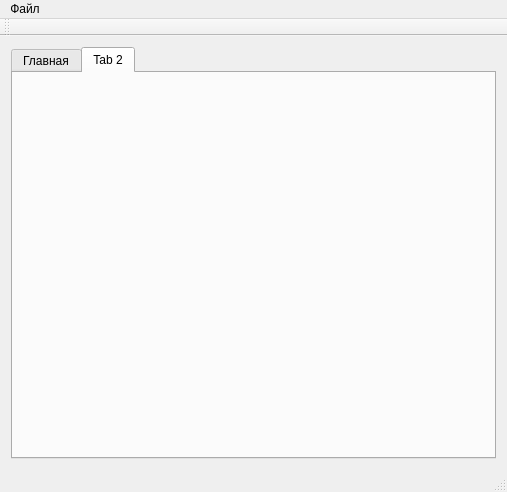
<?xml version="1.0" encoding="UTF-8"?>
<ui version="4.0">
 <class>MainWindow</class>
 <widget class="QMainWindow" name="MainWindow">
  <property name="geometry">
   <rect>
    <x>0</x>
    <y>0</y>
    <width>507</width>
    <height>492</height>
   </rect>
  </property>
  <property name="windowTitle">
   <string>MainWindow</string>
  </property>
  <widget class="QWidget" name="centralWidget">
   <property name="layoutDirection">
    <enum>Qt::LeftToRight</enum>
   </property>
   <layout class="QHBoxLayout" name="horizontalLayout">
    <item>
     <widget class="QTabWidget" name="tabWidget">
      <property name="currentIndex">
       <number>1</number>
      </property>
      <widget class="QWidget" name="tab">
       <attribute name="title">
        <string>Главная</string>
       </attribute>
       <layout class="QVBoxLayout" name="verticalLayout">
        <item>
         <widget class="QPushButton" name="pushButton">
          <property name="sizePolicy">
           <sizepolicy hsizetype="Minimum" vsizetype="MinimumExpanding">
            <horstretch>0</horstretch>
            <verstretch>0</verstretch>
           </sizepolicy>
          </property>
          <property name="text">
           <string>Создать игру</string>
          </property>
         </widget>
        </item>
        <item>
         <spacer name="verticalSpacer">
          <property name="orientation">
           <enum>Qt::Vertical</enum>
          </property>
          <property name="sizeHint" stdset="0">
           <size>
            <width>20</width>
            <height>40</height>
           </size>
          </property>
         </spacer>
        </item>
        <item>
         <widget class="QPushButton" name="pushButton_2">
          <property name="sizePolicy">
           <sizepolicy hsizetype="Minimum" vsizetype="MinimumExpanding">
            <horstretch>0</horstretch>
            <verstretch>0</verstretch>
           </sizepolicy>
          </property>
          <property name="text">
           <string>Найти игру</string>
          </property>
         </widget>
        </item>
        <item>
         <spacer name="verticalSpacer_2">
          <property name="orientation">
           <enum>Qt::Vertical</enum>
          </property>
          <property name="sizeHint" stdset="0">
           <size>
            <width>20</width>
            <height>40</height>
           </size>
          </property>
         </spacer>
        </item>
        <item>
         <widget class="QPushButton" name="pushButton_3">
          <property name="sizePolicy">
           <sizepolicy hsizetype="Minimum" vsizetype="MinimumExpanding">
            <horstretch>0</horstretch>
            <verstretch>0</verstretch>
           </sizepolicy>
          </property>
          <property name="text">
           <string>Выйти</string>
          </property>
         </widget>
        </item>
       </layout>
      </widget>
      <widget class="QWidget" name="tab_2">
       <property name="enabled">
        <bool>true</bool>
       </property>
       <property name="layoutDirection">
        <enum>Qt::LeftToRight</enum>
       </property>
       <attribute name="title">
        <string>Tab 2</string>
       </attribute>
       <layout class="QVBoxLayout" name="verticalLayout_2"/>
      </widget>
     </widget>
    </item>
   </layout>
  </widget>
  <widget class="QMenuBar" name="menuBar">
   <property name="geometry">
    <rect>
     <x>0</x>
     <y>0</y>
     <width>507</width>
     <height>21</height>
    </rect>
   </property>
   <widget class="QMenu" name="menu">
    <property name="title">
     <string>Файл</string>
    </property>
   </widget>
   <addaction name="menu"/>
  </widget>
  <widget class="QToolBar" name="mainToolBar">
   <attribute name="toolBarArea">
    <enum>TopToolBarArea</enum>
   </attribute>
   <attribute name="toolBarBreak">
    <bool>false</bool>
   </attribute>
  </widget>
  <widget class="QStatusBar" name="statusBar"/>
 </widget>
 <layoutdefault spacing="6" margin="11"/>
 <resources/>
 <connections/>
</ui>
